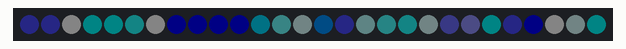
The sketch below on a simulated Arduino Uno, built with avr-gcc and run on an emulated ATmega328P. Shown: 28 RGB LEDs in strip order, left to right. Dim RGB values are drawn brighter than linear; random numbers use the default seed unless the sketch sets one.

Above: at 0.45 s.
At 1.35 s:
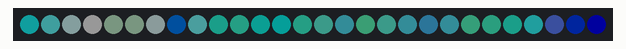
At 5.27 s:
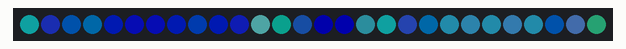
At 10.39 s:
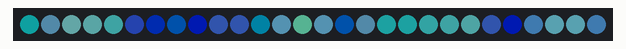
At 20.33 s:
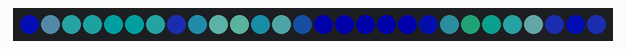
At 39.6 s:
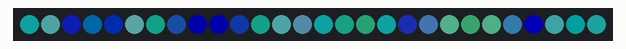

The sketch:

inoise8_pal_demo.ino
```cpp
#include "FastLED.h"

// Fixed definitions cannot change on the fly.
#define LED_DT 0                                              // Data pin to connect to the strip.
#define LED_CK 1                                              // Clock pin for WS2801 or APA102.
#define COLOR_ORDER BGR                                       // It's GRB for WS2812 and BGR for APA102.
#define LED_TYPE APA102                                       // Using APA102, WS2812, WS2801. Don't forget to change LEDS.addLeds.
#define NUM_LEDS 28                                           // Number of LED's.

// Global variables can be changed on the fly.
uint8_t max_bright = 64;                                     // Overall brightness definition. It can be changed on the fly.

struct CRGB leds[NUM_LEDS];

CRGBPalette16 currentPalette(CRGB::Black);
CRGBPalette16 targetPalette(OceanColors_p);
TBlendType    currentBlending;                                // NOBLEND or LINEARBLEND

static int16_t dist;                                          // A random number for our noise generator.
uint16_t xscale = 30;                                         // Wouldn't recommend changing this on the fly, or the animation will be really blocky.
uint16_t yscale = 30;                                         // Wouldn't recommend changing this on the fly, or the animation will be really blocky.
uint8_t maxChanges = 24;                                      // Value for blending between palettes.

void setup() {
  LEDS.addLeds<LED_TYPE, LED_DT, LED_CK, COLOR_ORDER>(leds, NUM_LEDS); // Set up APA102 leds

  FastLED.setBrightness(max_bright);
  FastLED.setMaxPowerInVoltsAndMilliamps(5, 500);                      // FastLED Power management set at 5V, 500mA.

  dist = random16(12345);                                     // A semi-random number for our noise generator
}

void loop() {

  EVERY_N_MILLISECONDS(10) {
    uint8_t maxChanges = 24;
    nblendPaletteTowardPalette(currentPalette, targetPalette, maxChanges);   // AWESOME palette blending capability.
    fillnoise8();                                                            // Update the LED array with noise at the new location
  }

  //EVERY_N_MILLISECONDS(5*1000) {                                        // Change the target palette to a random one every 5 seconds.
  //  targetPalette = CRGBPalette16(CHSV(random8(), 255, random8(128,255)), CHSV(random8(), 255, random8(128,255)), CHSV(random8(), 192, random8(128,255)), CHSV(random8(), 255, random8(128,255)));
  //}

  FastLED.show();
}

void fillnoise8() {
  for(int i = 0; i < NUM_LEDS; i++) {                                      // Just ONE loop to fill up the LED array as all of the pixels change.
    uint8_t index = inoise8(i*xscale, dist+i*yscale) % 255;                // Get a value from the noise function. I'm using both x and y axis.
    leds[i] = ColorFromPalette(currentPalette, index, 255, LINEARBLEND);   // With that value, look up the 8 bit colour palette value and assign it to the current LED.
  }

  dist += beatsin8(10,1,4);                                                // Moving along the distance (that random number we started out with). Vary it a bit with a sine wave.
                                                                           // In some sketches, I've used millis() instead of an incremented counter. Works a treat.
}
```
